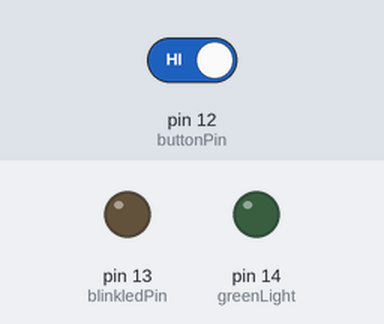
A sketch run on a simulated Arduino Uno, built with avr-gcc and run on an emulated ATmega328P. Parts: output pins drawn as LEDs (lit = HIGH). Dashed ring = blinking. Inputs (shaded band) come from the test bench; at power-on: pin 12 (buttonPin) HIGH.

Above: at 5.9 s.
6.0 s: pin 12 (buttonPin) driven LOW
At 7.1 s:
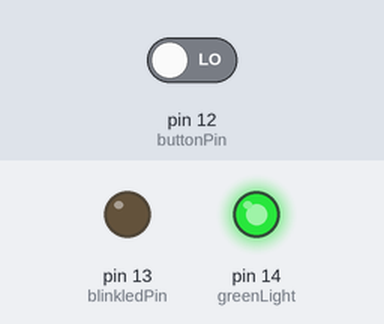
At 10.3 s:
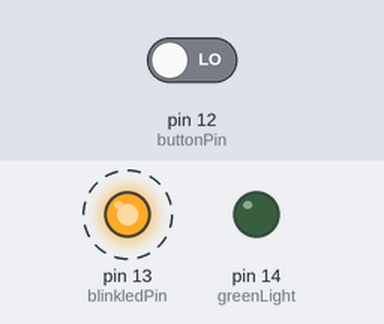
12.3 s: pin 12 (buttonPin) driven HIGH
At 16.7 s:
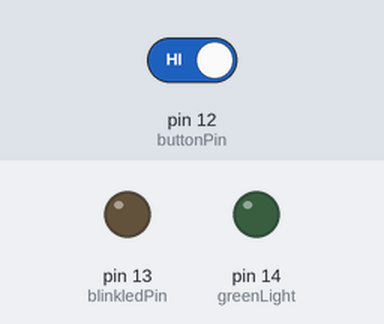
Timing chart, 0 to 22.9 s (numbered marks = the images above; inputs shaded):
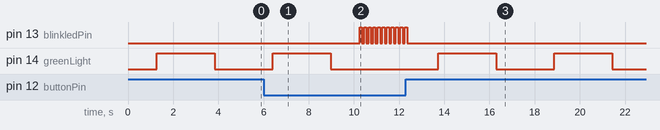

Measured:
- after the input at 6.0 s, pin 13 (blinkledPin): alternates HIGH for 0.10 s and LOW for 0.10 s, starting after 4.3 s; pin 14 (greenLight): goes on until 9.0 s, then stays LOW
- after the input at 12.3 s, pin 13 (blinkledPin): goes on until 12.4 s, then stays LOW; pin 14 (greenLight): alternates HIGH for 2.6 s and LOW for 2.6 s, starting after 1.4 s

The sketch:

StandSpotSensor.ino
```cpp
// ----- Creative Coding Week9 Arduino Switch
// ----- Liqian Zhang
// ----- Reference: Arduino built in examples - Blink; Button;
// ----- Creating a sensor to detect if user is standing on the right spot, if not, the orange light blink; if yes, green light on with Breath effect.
// ----- With this idea, I created 2 individual circuits, and another one for button.

// ----- preset variables for each set of pin.
const int buttonPin = 12;
const int blinkledPin = 13;
const int greenLight = 14;

// ----- follow Arduino built-in example to set up buttonState variable for reading "button" status
int buttonState = 0;

// the setup function runs once when you press reset or power the board
void setup() {
  // initialize digital pin LED_BUILTIN as an output.
  pinMode(blinkledPin, OUTPUT);
  pinMode(buttonPin, INPUT);// ----- set button pinmode as input.
  digitalWrite(greenLight, LOW);// ----- I want to give the green light a "breath" effect, just like my laptop! So I preset the light at LOW in the setup. reference from: https://www.arduino.cc/reference/en/language/functions/digital-io/digitalwrite/;

}

// the loop function runs over and over again forever
// ----- Because the blink indicates warning, so I changed the delay to 100(0.1 seconds) to warn user that they are standing in the wrong spot.
void loop() {
  // ----- follow the example, use this function to read the state of pushbutton value.
  buttonState = digitalRead(buttonPin);
  Serial.println(digitalRead(buttonPin));


  // ----- using if statement here. If user stands in wrong spot, the orange light will blink; otherwise green light keeps on with the "breath" effect.
  // ----- when my switch close, the electic will go directly to the ground, which means the input will equal to 0 (LOW)
  // ----- reference: https://www.arduino.cc/reference/en/language/functions/digital-io/digitalwrite/
  if(buttonState == LOW){
  digitalWrite(13, HIGH);   // turn the LED on (HIGH is the voltage level)
  delay(100);                       // wait for a second
  digitalWrite(13, LOW);    // turn the LED off by making the voltage LOW
  delay(100);                       // wait for a second
  }else{
  // ----- creating the "breath" effect by using for loop and analogWrite function. Reference from:https://www.arduino.cc/reference/en/language/structure/control-structure/for/; https://www.arduino.cc/reference/en/language/functions/analog-io/analogwrite/
 for (int i = 0; i <= 255; i++) {
    analogWrite(greenLight, i);
    delay(10);
  }
  for (int i = 255; i >= 0; i--) {
    analogWrite(greenLight, i);
    delay(10);

  }
  }

}
```
